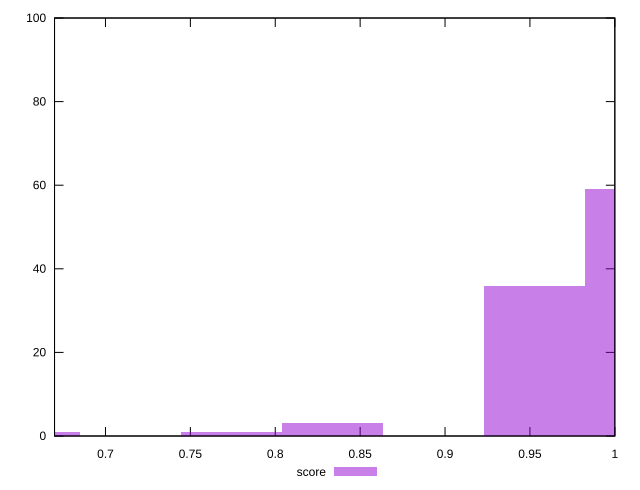

Write gnuplot code to recreate this figure.
reset

$score <<EOF
1.012399627581758 59
0.9528467083122427 36
0.8337408697732124 3
0.6550821119646668 1
0.7741879505036973 1
EOF

set key outside below
set boxwidth 0.05955291926951517
set xrange [0.67:1]
set yrange [0:100]
set trange [0:100]
set style fill transparent solid 0.5 noborder
set terminal svg size 640, 490 enhanced background rgb 'white'
set output "report_00014_2021-02-09T15:56:05.503Z/bootup-time/samples/pages+cached+noadtech+nomedia/score/histogram.svg"

plot $score title "score" with boxes

reset
